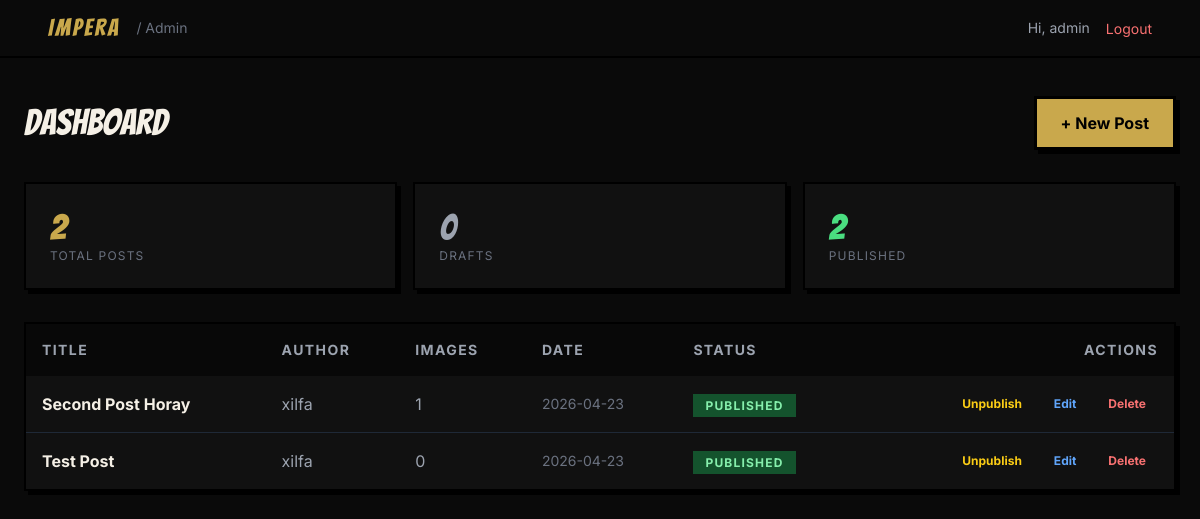
The page /admin (signed in) on the database its author committed.
### tables this page shows
CREATE TABLE users (
            id INTEGER PRIMARY KEY AUTOINCREMENT,
            username TEXT UNIQUE NOT NULL,
            password_hash TEXT NOT NULL,
            created_at TIMESTAMP DEFAULT CURRENT_TIMESTAMP
        );

CREATE TABLE posts (
            id INTEGER PRIMARY KEY AUTOINCREMENT,
            title TEXT NOT NULL,
            body TEXT NOT NULL,
            author_id INTEGER NOT NULL,
            status TEXT CHECK(status IN ('draft', 'published')) DEFAULT 'draft',
            created_at TIMESTAMP DEFAULT CURRENT_TIMESTAMP,
            updated_at TIMESTAMP DEFAULT CURRENT_TIMESTAMP, summary TEXT DEFAULT '', post_type TEXT DEFAULT 'HIGHLIGHT',
            FOREIGN KEY (author_id) REFERENCES users(id)
        );

### main.py (the view)
@app.get("/admin", response_class=HTMLResponse)
async def admin_dashboard(request: Request):
    user = get_current_user(request)
    if not user:
        return RedirectResponse("/masukgan", status_code=302)
    conn = get_db()
    cursor = conn.cursor()
    cursor.execute("""
        SELECT p.id, p.title, p.status, p.created_at, u.username,
               (SELECT COUNT(*) FROM post_images WHERE post_id = p.id) as image_count
        FROM posts p
        JOIN users u ON p.author_id = u.id
        ORDER BY p.created_at DESC
    """)
    posts = cursor.fetchall()
    cursor.execute("SELECT COUNT(*) as total FROM posts")
    total = cursor.fetchone()["total"]
    cursor.execute("SELECT COUNT(*) as total FROM posts WHERE status = 'draft'")
    drafts = cursor.fetchone()["total"]
    cursor.execute("SELECT COUNT(*) as total FROM posts WHERE status = 'published'")
    published = cursor.fetchone()["total"]
    conn.close()
    return templates.TemplateResponse(request, "admin.html", {
        "request": request,
        "user": user,
        "posts": posts,
        "stats": {"total": total, "drafts": drafts, "published": published}
    })

### app/templates/admin.html (shortened to what this page needs)
<!DOCTYPE html>
<html lang="en">
<head>
    <script src="https://cdn.tailwindcss.com"></script>
</head>
<body class="bg-[#0a0a0a] text-[#F5F0E6]">
    <nav class="fixed top-0 w-full z-50 bg-[#0a0a0a]/90 border-b-2 border-black">
        <div class="max-w-6xl mx-auto px-6 py-3 flex items-center justify-between">
            <div class="flex items-center gap-4">
                <span class="text-2xl font-display tracking-widest text-accent">IMPERA</span>
                <span class="text-sm text-gray-500">/ Admin</span>
            </div>
            <div class="flex items-center gap-4">
                <span class="text-sm text-gray-400">Hi, {{ user.username }}</span>
                <form method="POST" action="/admin/logout">
                    <button type="submit" class="text-sm text-red-400 hover:text-red-300">Logout</button>
                </form>
            </div>
        </div>
    </nav>
    <div class="pt-24 px-6 pb-12">
        <div class="max-w-6xl mx-auto">
            <div class="flex items-center justify-between mb-8">
                <h1 class="text-4xl font-display">Dashboard</h1>
                <a href="/admin/new" class="bg-accent text-black font-bold px-6 py-3 comic-border hover:bg-accent-light transition-colors">
                    + New Post
                </a>
            </div>
            <div class="grid grid-cols-3 gap-4 mb-8">
                <div class="bg-panel border-2 border-black p-6 comic-border">
                    <p class="text-4xl font-display text-accent">{{ stats.total }}</p>
                    <p class="text-xs text-gray-500 uppercase tracking-widest">Total Posts</p>
                </div>
                <div class="bg-panel border-2 border-black p-6 comic-border">
                    <p class="text-4xl font-display text-gray-400">{{ stats.drafts }}</p>
                    <p class="text-xs text-gray-500 uppercase tracking-widest">Drafts</p>
                </div>
                <div class="bg-panel border-2 border-black p-6 comic-border">
                    <p class="text-4xl font-display text-green-400">{{ stats.published }}</p>
                    <p class="text-xs text-gray-500 uppercase tracking-widest">Published</p>
                </div>
            </div>
            <div class="bg-panel border-2 border-black comic-border overflow-hidden">
                <table class="w-full">
                    <thead class="bg-black/50">
                        <tr>
                            <th class="text-left p-4 text-sm font-bold uppercase tracking-widest text-gray-400">Title</th>
                            <th class="text-left p-4 text-sm font-bold uppercase tracking-widest text-gray-400">Author</th>
                            <th class="text-left p-4 text-sm font-bold uppercase tracking-widest text-gray-400">Images</th>
                            <th class="text-left p-4 text-sm font-bold uppercase tracking-widest text-gray-400">Date</th>
                            <th class="text-left p-4 text-sm font-bold uppercase tracking-widest text-gray-400">Status</th>
                            <th class="text-right p-4 text-sm font-bold uppercase tracking-widest text-gray-400">Actions</th>
                        </tr>
                    </thead>
                    <tbody class="divide-y divide-gray-800">
                        {% for post in posts %}
                        <tr class="hover:bg-white/5">
                            <td class="p-4 font-bold">{{ post.title }}</td>
                            <td class="p-4 text-gray-400">{{ post.username }}</td>
                            <td class="p-4 text-gray-400">{{ post.image_count }}</td>
                            <td class="p-4 text-gray-500 text-sm">{{ post.created_at[:10] }}</td>
                            <td class="p-4">
                                <span class="px-3 py-1 text-xs font-bold uppercase tracking-widest {% if post.status == 'published' %}bg-green-900 text-green-300{% else %}bg-gray-700 text-gray-400{% endif %}">
                                    {{ post.status }}
                                </span>
                            </td>
                            <td class="p-4 text-right">
                                <div class="flex justify-end gap-2">
                                    <button
                                        onclick="toggleStatus({{ post.id }})"
                                        class="px-3 py-1 text-xs font-bold {% if post.status == 'published' %}text-yellow-400 hover:text-yellow-300{% else %}text-green-400 hover:text-green-300{% endif %}"
                                    >
                                        {{ 'Unpublish' if post.status == 'published' else 'Publish' }}
                                    </button>
                                    <a href="/admin/posts/{{ post.id }}" class="px-3 py-1 text-xs font-bold text-blue-400 hover:text-blue-300">Edit</a>
                                    <button
                                        onclick="deletePost({{ post.id }})"
                                        class="px-3 py-1 text-xs font-bold text-red-400 hover:text-red-300"
                                    >Delete</button>
                                </div>
                            </td>
                        </tr>
                        {% endfor %}
                    </tbody>
                </table>
            </div>
        </div>
    </div>
</body>
</html>

### app/templates/admin.html (style rules this page uses)
body { font-family: 'Inter', sans-serif; }
.comic-border { border: 3px solid #000; box-shadow: 4px 4px 0px #000; }

### rows shown on the page
users: username "admin"
posts: title "Second Post Horay", username "xilfa", image_count "1", created_at "2026-04-23", status "PUBLISHED", status "Unpublish"
posts: title "Test Post", username "xilfa", image_count "0", created_at "2026-04-23", status "PUBLISHED", status "Unpublish"

### other values the page prints
{{ stats.total }} "2"
{{ stats.drafts }} "0"
{{ stats.published }} "2"
